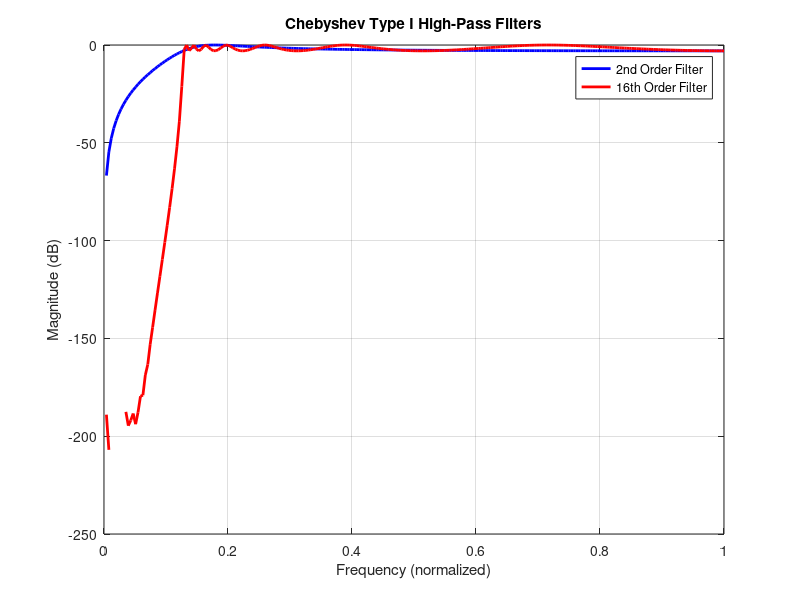

This figure's MATLAB source:
clc;close all;clear;
% Parameters
Ts = 0.2;  % Sampling period in seconds
Rp = 3;   % Passband ripple in dB
fc = 1/pi;
Wp = fc/((1/Ts)/2); 

% First filter - 2nd order high-pass
n1 = 2;
[b1, a1] = cheby1(n1, Rp,Wp , 'high');

% Second filter - 16th order high-pass
n2 = 16;
[b2, a2] = cheby1(n2, Rp, Wp, 'high');

% Number of samples
numSamples = 256;

% Frequency axis in radians/sample, normalized to [0, 1]
frequencies = linspace(0, 1, numSamples);

% Frequency response of the 2nd-order filter
H1 = freqz(b1, a1, numSamples);

% Frequency response of the 16th-order filter
H2 = freqz(b2, a2, numSamples);

% Plot the frequency responses
figure;
plot(frequencies, 20*log10(abs(H1)), 'b', 'LineWidth', 2);
hold on;
plot(frequencies, 20*log10(abs(H2)), 'r', 'LineWidth', 2);

title('Chebyshev Type I High-Pass Filters');
xlabel('Frequency (normalized)');
ylabel('Magnitude (dB)');
legend('2nd Order Filter', '16th Order Filter');
grid on;
xlim([0, 1]);  % Set x-axis limits to [0, 1]
hold off;




